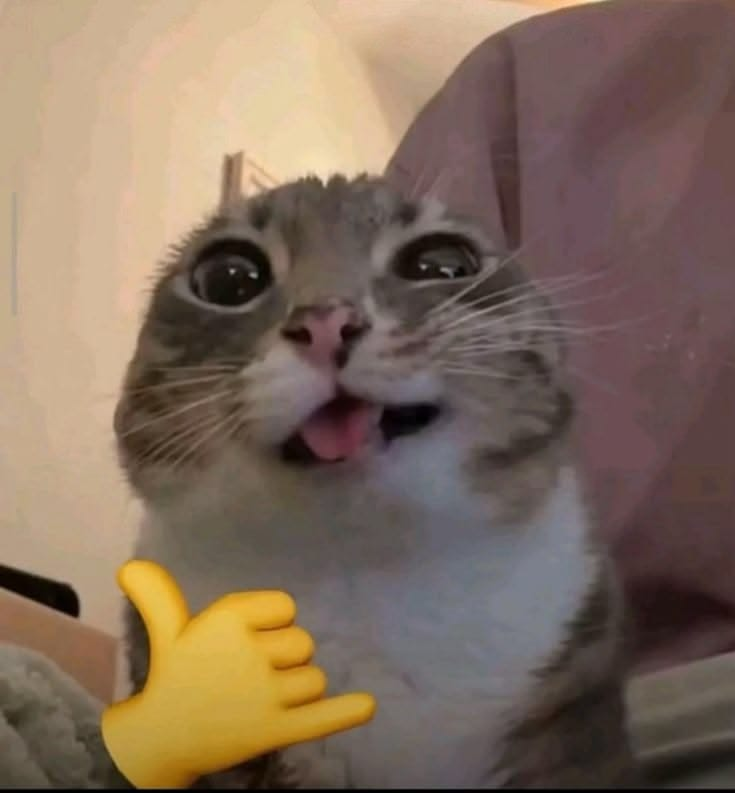
#> input picture opencv/cat.jpeg, 735 x 793 px, given in place of the camera
$ jupyter execute motion_detection.ipynb
#> lines starting #> are read from the running program, lines starting #| are printed output that depends on the picture; after the words box and inside, x2 and y2 are one past the last pixel; in counts of white or black regions, pixels touching at a corner belong together
[cell 1]
import cv2

[cell 2]
cap = cv2.VideoCapture(0)
if not cap.isOpened():
    print("Cannot open camera")
    exit()
ret, first_frame = cap.read()
#> first_frame is the input picture: shape (793, 735, 3); mean B, G, R 92.9, 108.9, 129.2
if not ret:
    print("Cannot read camera")
    cap.release()
    exit()
first_frame = cv2.cvtColor(first_frame,cv2.COLOR_BGR2GRAY)
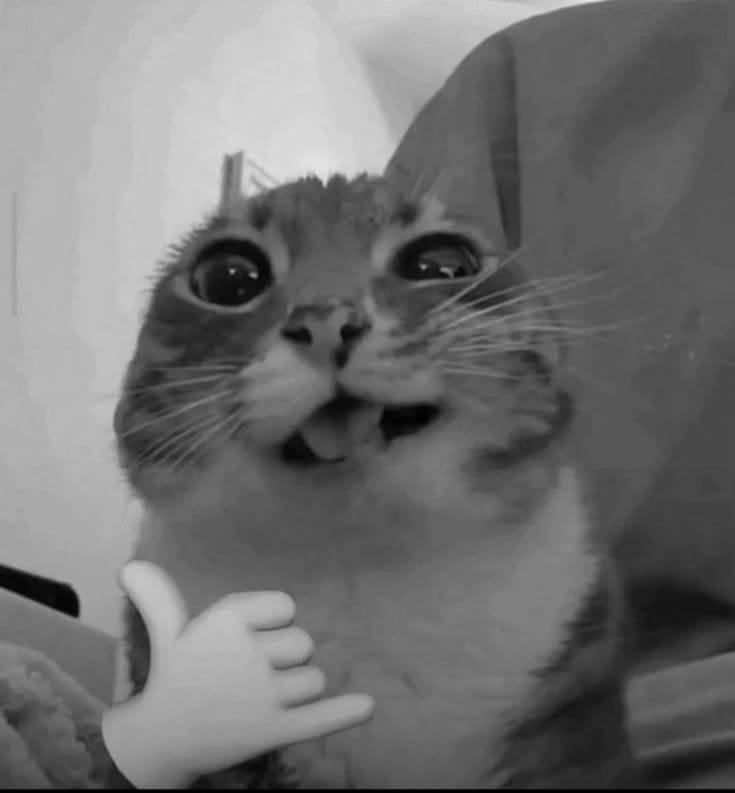
#> first_frame: shape (793, 735); min 0, max 231, mean 113.2
first_frame = cv2.GaussianBlur(first_frame,(21, 21),0)
print("Camera started")
print("Press Q to exit")
while True:
    ret, frame = cap.read()
    if not ret:
        print("Cannot read frame")
        break
    gray = cv2.cvtColor(frame,cv2.COLOR_BGR2GRAY)
    gray = cv2.GaussianBlur(gray,(21, 21),0)
    difference = cv2.absdiff(first_frame,gray)
#> difference: shape (793, 735); every value is 0
    _, threshold = cv2.threshold(difference,25,255,cv2.THRESH_BINARY)
    threshold = cv2.dilate(threshold,None,iterations=2)
    contours, _ = cv2.findContours(threshold,cv2.RETR_EXTERNAL,cv2.CHAIN_APPROX_SIMPLE)
#> contours = []
    motion = False
    for contour in contours:
        area = cv2.contourArea(contour)
        if area < 1000:
            continue
        motion = True
        x, y, w, h = cv2.boundingRect(contour)
        cv2.rectangle(frame,(x, y),(x + w, y + h),(0, 255, 0),2)
#> this loop made 0 passes
    if motion:
        cv2.putText(frame,"MOTION DETECTED",(20, 40),cv2.FONT_HERSHEY_SIMPLEX,1,(0, 0, 255),2)
    else:
        cv2.putText(frame,"NO MOTION",(20, 40),cv2.FONT_HERSHEY_SIMPLEX,1,(255, 0, 0),2)
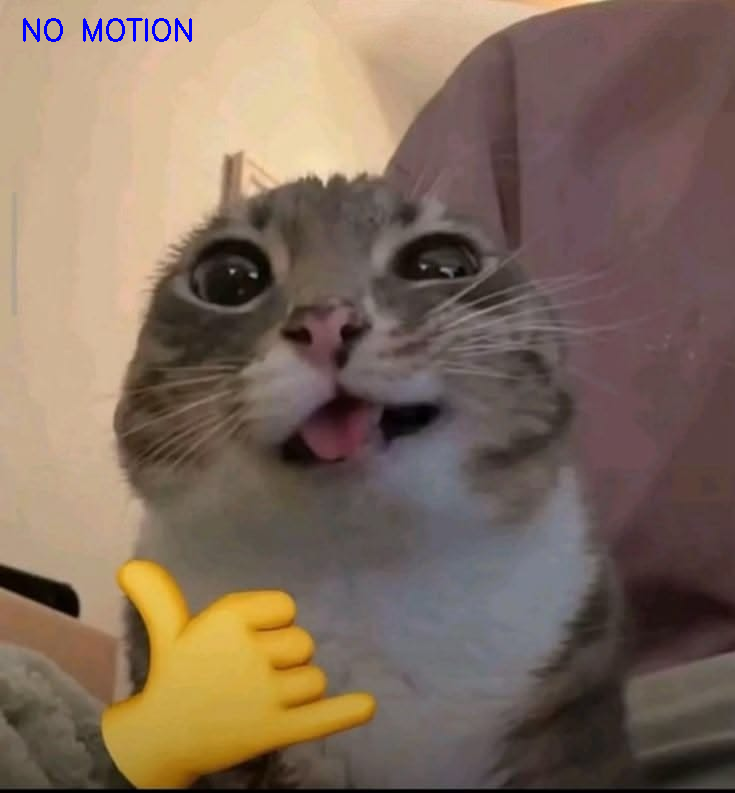
#> frame: shape (793, 735, 3); 0.23% of pixels changed, all inside (x1, y1, x2, y2) = (23, 18, 192, 42)
    cv2.imshow("Motion Detection",frame)
    key = cv2.waitKey(1) & 0xFF
#> (key q is pressed here)
    if key == ord("q"):
        break
cap.release()
cv2.destroyAllWindows()
print("Camera stopped")
print("Program finished")
